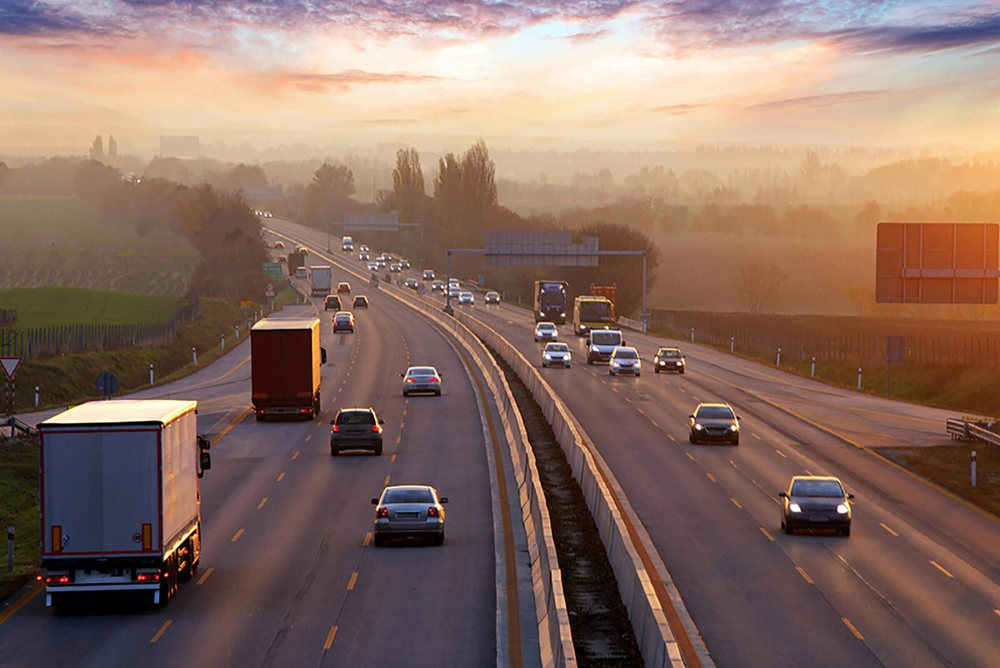
#> input picture Open CV/images/image.png, 1000 x 668 px, shrunk from 2400 x 1603 before the run, found by its file name
$ python t1.py
#> lines starting #> are read from the running program, lines starting #| are printed output that depends on the picture
import cv2
import matplotlib.pyplot as plt

image = cv2.imread("School Task\images\image.png")
#> image is the input picture: shape (668, 1000, 3); mean B, G, R 98.4, 109.4, 136.3

rgb_image  = cv2.cvtColor(image, cv2.COLOR_BGR2RGB)
gray_image = cv2.cvtColor(image, cv2.COLOR_BGR2GRAY)
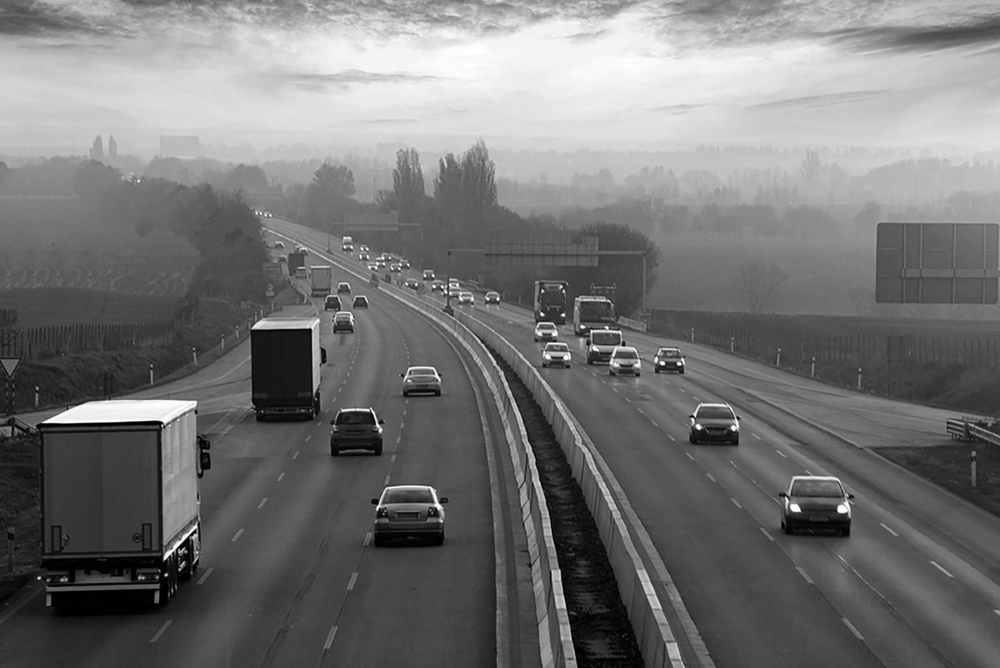
#> gray_image: shape (668, 1000); min 0, max 255, mean 116.2

while True:

    plt.subplot(1, 2, 1)
    plt.imshow(rgb_image)
    plt.title("Citra Asli")
    plt.xticks([])
    plt.yticks([])

    plt.subplot(1, 2, 2)
    plt.imshow(gray_image, cmap="gray")
    plt.title("Citra Grayscale")
    plt.xticks([])
    plt.yticks([])

    plt.show()
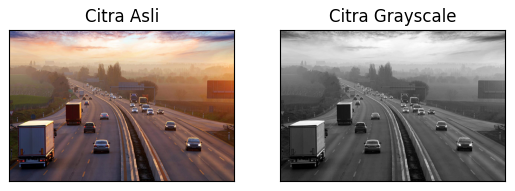
#> figure drawn by matplotlib, 2 panels
